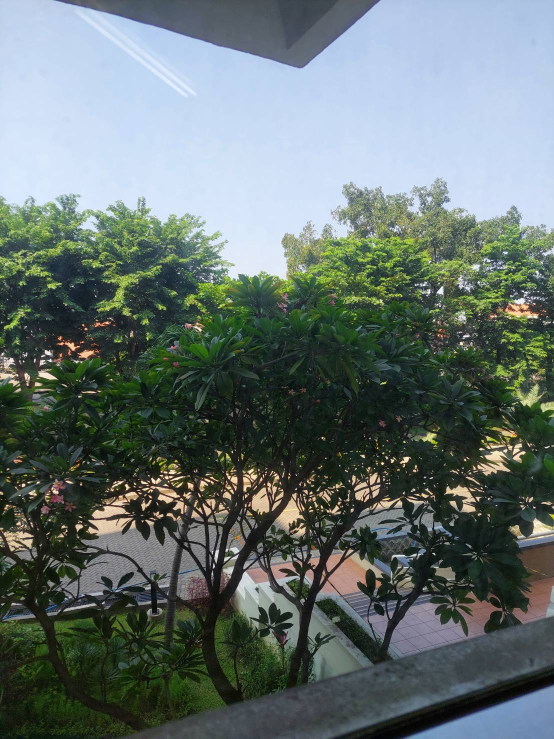
#> input picture Alfred/Week 7(Image Stitching)/image 3.jpg, 1108 x 1477 px (shown at 1/2 size)
$ jupyter execute --allow-errors image_sticth.ipynb
#> lines starting #> are read from the running program, lines starting #| are printed output that depends on the picture
[cell 1]
import cv2
import numpy as np
import matplotlib.pyplot as plt

[cell 2]
image1 = cv2.imread('image 3.jpg')
#> image1 is the input picture: shape (1477, 1108, 3); mean B, G, R 111.9, 114.3, 101.9
image2 = cv2.imread('image 4.jpg')
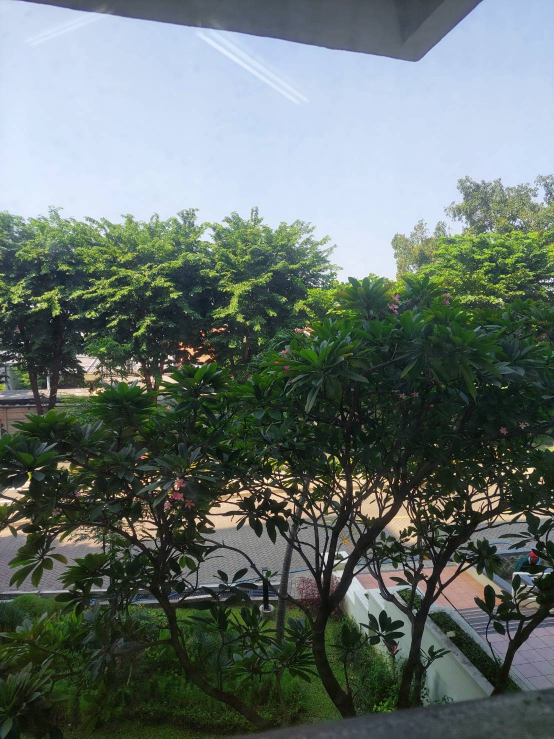
#> input picture Alfred/Week 7(Image Stitching)/image 4.jpg, 1108 x 1477 px (shown at 1/2 size)
#> image2 is the input picture: shape (1477, 1108, 3); mean B, G, R 108.4, 113.1, 101.5

[cell 3]
image2 = cv2.resize(image2, (image1.shape[1], image1.shape[0]))

[cell 4]
gray1 = cv2.cvtColor(image1, cv2.COLOR_BGR2GRAY)
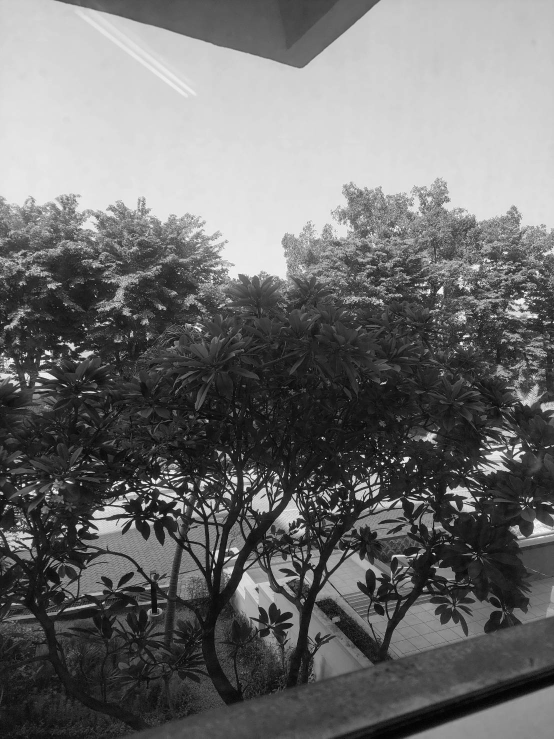
#> gray1: shape (1477, 1108) (shown at 1/2 size); min 0, max 255, mean 110.4
gray2 = cv2.cvtColor(image2, cv2.COLOR_BGR2GRAY)
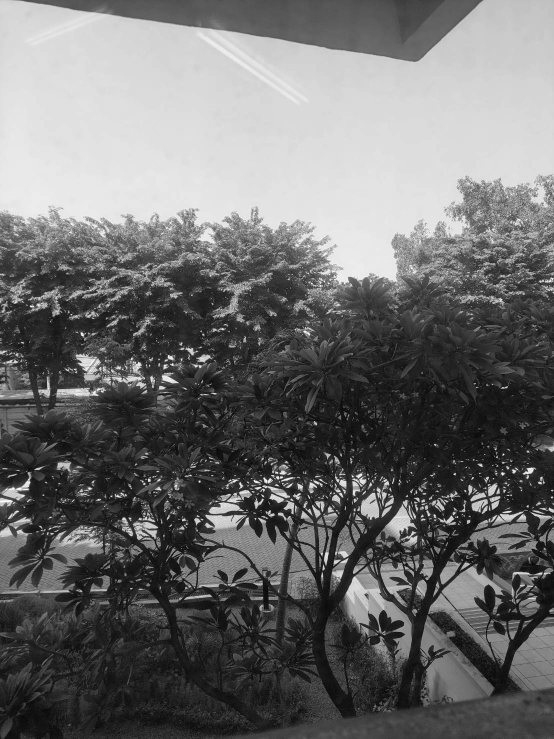
#> gray2: shape (1477, 1108) (shown at 1/2 size); min 0, max 255, mean 109.1

[cell 5]
orb = cv2.ORB_create()

[cell 6]
kp1, descriptors1 = orb.detectAndCompute(image1, None)
#> kp1 = 500 keypoints; strongest (x, y, size): (766, 926, 37.2), (763, 926, 31), (738, 935, 31), (621, 1015, 31)
kp2, descriptors2 = orb.detectAndCompute(image2, None)
#> kp2 = 500 keypoints; strongest (x, y, size): (909, 947, 31), (909, 949, 31), (528, 979, 31), (562, 956, 31)

[cell 7]
image1_keypoints = cv2.drawKeypoints(image1, kp1, None)
image2_keypoints = cv2.drawKeypoints(image2, kp2, None)

[cell 8]
plt.figure(figsize=(15,15))

plt.subplot(1,2,1)
plt.imshow(image1_keypoints, cmap='gray')
plt.title('Image 1 With Keypoints')
plt.axis('off')

plt.subplot(1,2,2)
plt.imshow(image2_keypoints, cmap='gray')
plt.title('Image 2 With Keypoints')
plt.axis('off')
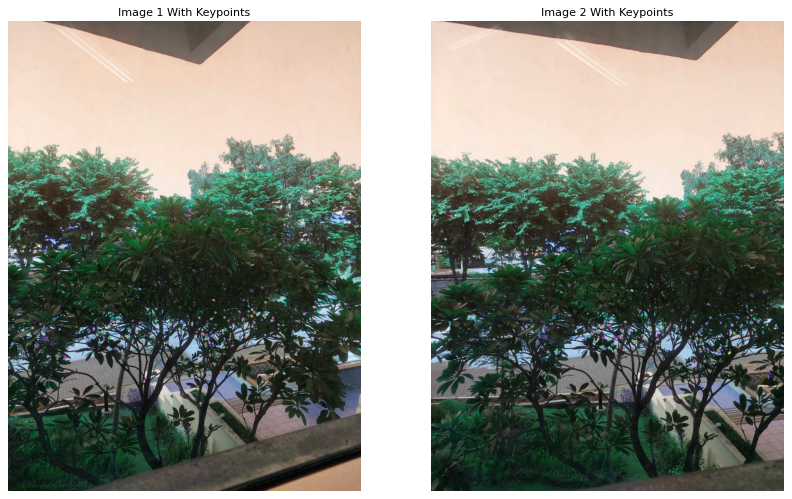
#> figure drawn by matplotlib, 2 panels; B, G, R data is drawn as R, G, B

[cell 9]
bf = cv2.BFMatcher(cv2.NORM_HAMMING, crossCheck=True)

# Match descriptors
matches = bf.match(descriptors1, descriptors2)
#> matches = 250 matches

# Sort matches based on distance
matches = sorted(matches, key=lambda x: x.distance)

[cell 10]
src_pts = np.float32([kp1[m.queryIdx].pt for m in matches]).reshape(-1, 1, 2)
#> src_pts = 250 rows, first 8: [447.9, 991.3], [464.8, 985], [510.1, 951.8], [315.4, 1025.3], [450.4, 1117.3], [497, 1011], [448.8, 980.4], [496.8, 1011.6]
dst_pts = np.float32([kp2[m.trainIdx].pt for m in matches]).reshape(-1, 1, 2)
#> dst_pts = 250 rows, first 8: [665.9, 997.3], [682.6, 991.9], [727.8, 962.2], [538.6, 1022.4], [669.4, 1124.7], [716, 1020], [667.2, 986.4], [715.2, 1020]

# Calculate Homography
H, _ = cv2.findHomography(src_pts, dst_pts, cv2.RANSAC, 5.0)
#> H = [[0.782, 0.0087, 255.3], [-0.15, 0.933, 62.21], [-0.000203, 1.26e-05, 1]]

# Warp image1 to image2
height1, width1 = gray1.shape
#> height1 = 1477; width1 = 1108
height2, width2 = gray2.shape
#> height2 = 1477; width2 = 1108
corners1 = np.array([[0, 0], [0, height1], [width1, height1], [width1, 0]]).reshape(-1, 1, 2).astype(np.float32)
corners2 = np.array([[0, 0], [0, height2], [width2, height2], [width2, 0]]).reshape(-1, 1, 2).astype(np.float32)
corners_transformed1 = cv2.perspectiveTransform(corners1, H)
#> corners_transformed1 = [[255.3, 62.21], [263.3, 1413.5], [1428.4, 1603.4], [1446.1, -134.8]]
corners_transformed = np.concatenate((corners2, corners_transformed1), axis=0)
#> corners_transformed = [[0, 0], [0, 1477], [1108, 1477], [1108, 0], [255.3, 62.21], [263.3, 1413.5], [1428.4, 1603.4], [1446.1, -134.8]]
[x_min, y_min] = np.int32(corners_transformed.min(axis=0).ravel() - 0.5)
#> x_min = 0; y_min = -135
[x_max, y_max] = np.int32(corners_transformed.max(axis=0).ravel() + 0.5)
#> x_max = 1446; y_max = 1603
T = [-x_min, -y_min]
#> T = [0, 135]
H_translation = np.array([[1, 0, T[0]], [0, 1, T[1]], [0, 0, 1]])
#> H_translation = [[1, 0, 0], [0, 1, 135], [0, 0, 1]]
# stitched_img = cv2.warpPerspective(image1, H_translation.dot(H), (x_max - x_min, y_max - y_min))
# stitched_img[T[1]:height2 + T[1], T[0]:width2 + T[0]] = image2

[cell 11]
image2.shape
#> Out = (1477, 1108, 3)

[cell 12]
stitched_img = cv2.warpPerspective(image1, H_translation.dot(H), (width2, height2))
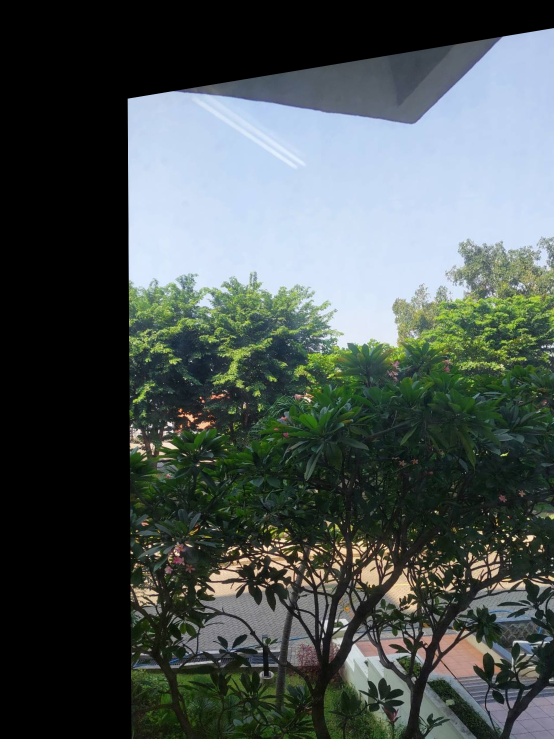
#> stitched_img: shape (1477, 1108, 3) (shown at 1/2 size); mean B, G, R 81.5, 83.2, 74.3

# Apply translation to image2
image2_translated = np.zeros_like(stitched_img)
#> (the rest of this cell did not finish here and is left out)

[cell 13]
plt.figure(figsize=(15,15))

plt.imshow(cv2.cvtColor(stitched_img, cv2.COLOR_BGR2RGB))
plt.axis('off')
plt.show()
